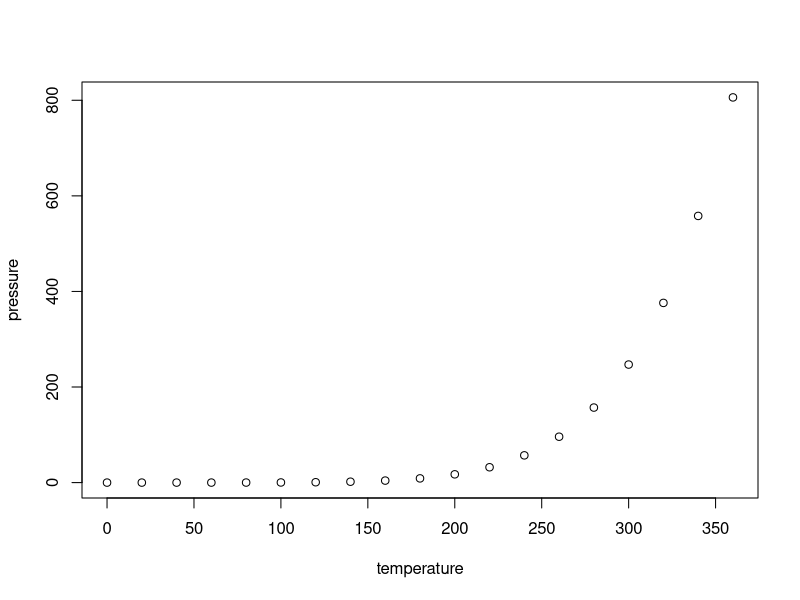
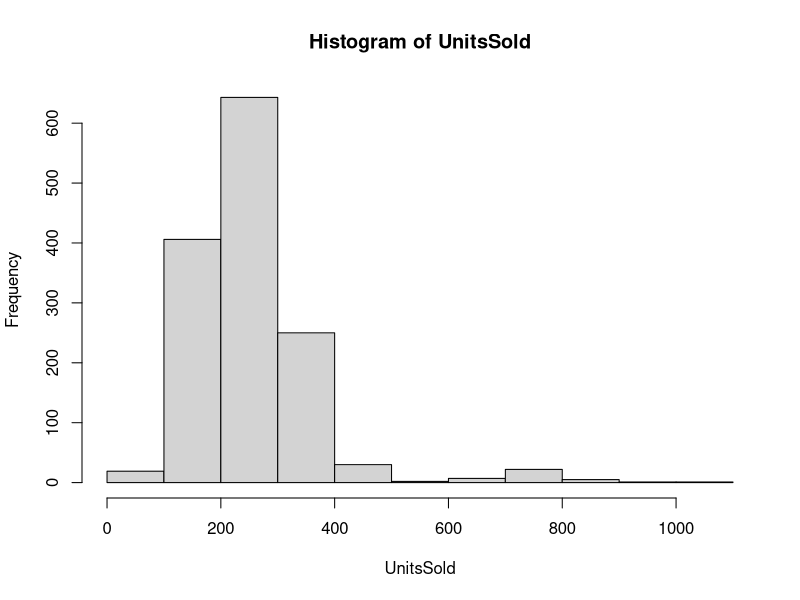
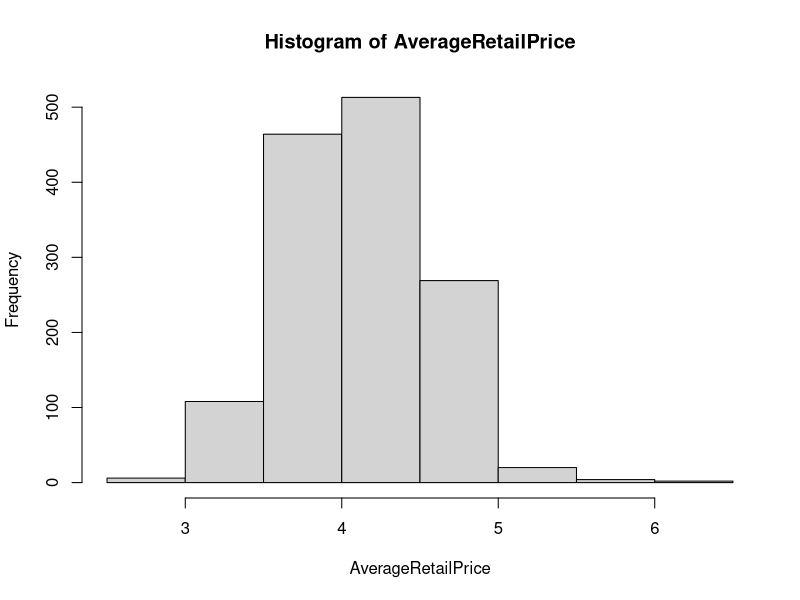
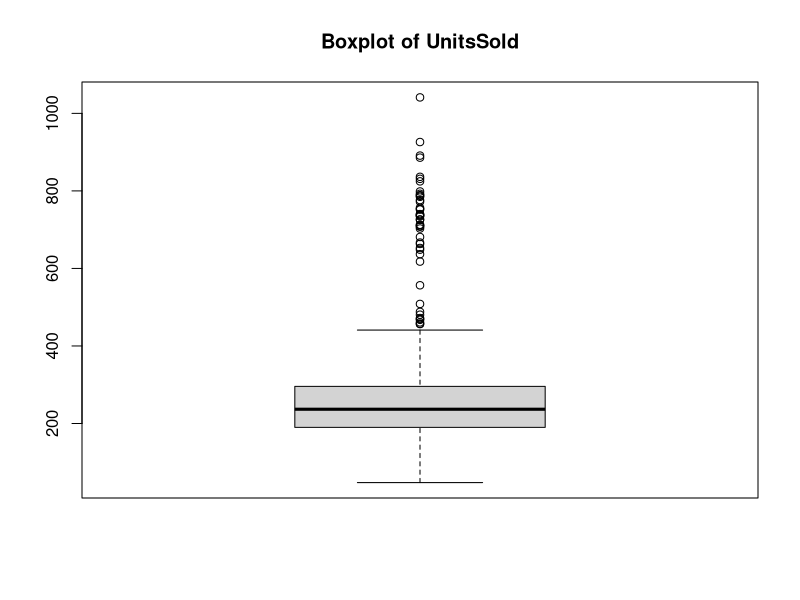
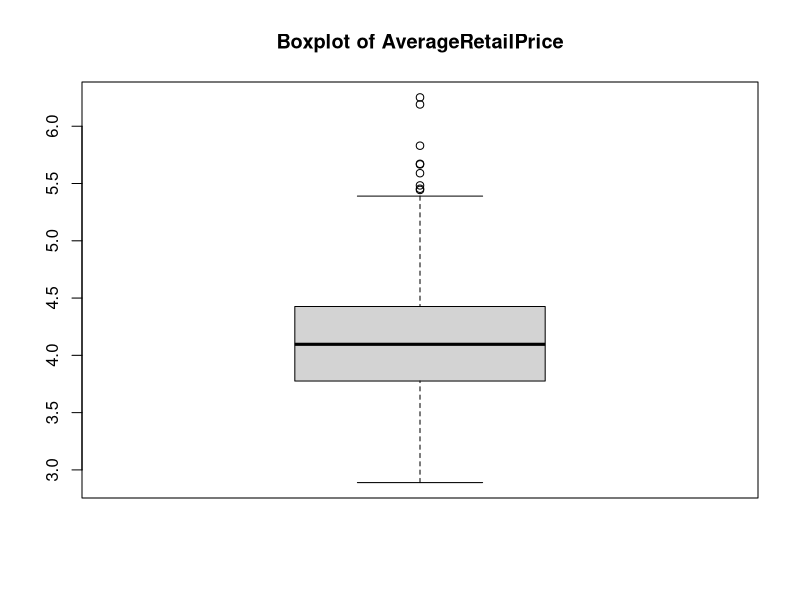
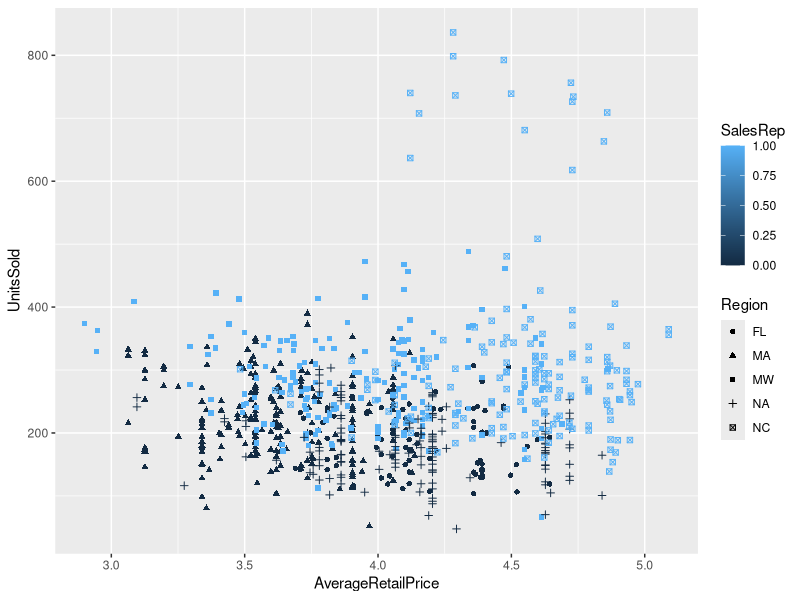
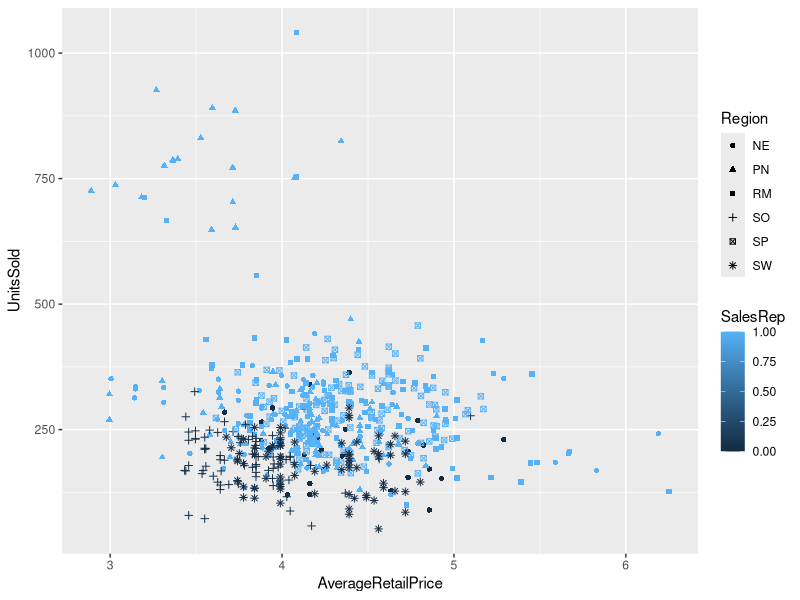
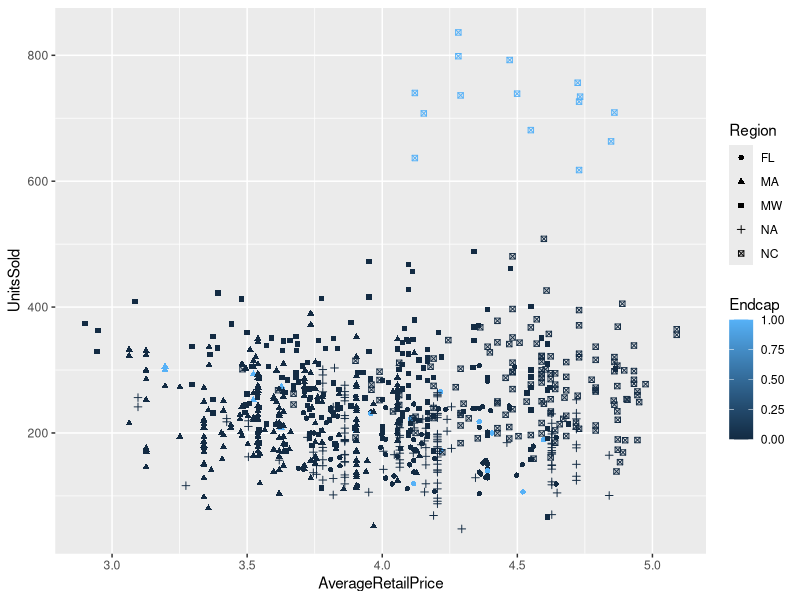

These figures' R source, in order:
## ---- chunk 1
knitr::opts_chunk$set(echo = TRUE)
## ---- chunk 2
summary(cars)
## ---- chunk 3
plot(pressure)
## ---- chunk 4
library("ggplot2")

GoodBelly <- read.table("GoodBelly_data.csv",  quote = "", header=TRUE, sep=",") 
GoodBelly <- data.frame(GoodBelly)

# a. descriptive statistics , Exploratory Data Analysis (EDA)
## 1. Summarizing data
attach(GoodBelly)

hist(UnitsSold)
hist(AverageRetailPrice)
boxplot(UnitsSold, main="Boxplot of UnitsSold")
boxplot(AverageRetailPrice, main="Boxplot of AverageRetailPrice")

region_factor <- Region
region_factor <- factor(Region)
region_factor <- as.numeric(region_factor)
region_factor[is.na(region_factor)] <- 8
# for (i in 0:length(GoodBelly[["Region"]]))
#   GoodBelly[["Region"]][i] <- as.character(region_factor[i])

GoodBelly[["Region"]][is.na(GoodBelly[["Region"]])] <- "NA"
Region[is.na(Region)] <- "NA"


GBPlot <- ggplot(GoodBelly[1:781, ], aes(AverageRetailPrice, UnitsSold, shape = Region, colour = SalesRep)) + geom_point() 
print(GBPlot)

GBPlot_2 <- ggplot(GoodBelly[782:1386, ], aes(AverageRetailPrice, UnitsSold, shape = Region, colour = SalesRep)) + geom_point() 
print(GBPlot_2)

GBPlot_3 <- ggplot(GoodBelly[1:781, ], aes(AverageRetailPrice, UnitsSold, shape = Region, colour = Endcap)) + geom_point() 
print(GBPlot_3)

GBPlot_4 <- ggplot(GoodBelly[782:1386, ], aes(AverageRetailPrice, UnitsSold, shape = Region, colour = Endcap)) + geom_point() 
print(GBPlot_4)

GBPlot_5 <- ggplot(GoodBelly[1:781, ], aes(AverageRetailPrice, UnitsSold, shape = Region, colour = Demo+Demo1.3+Demo4.5)) + geom_point() 
print(GBPlot_5)

GBPlot_6 <- ggplot(GoodBelly[782:1386, ], aes(AverageRetailPrice, UnitsSold, shape = Region, colour = Demo+Demo1.3+Demo4.5)) + geom_point() 
print(GBPlot_6)

## ---- chunk 5

lm_sales_pro <- lm(UnitsSold ~ Endcap)
summary(lm_sales_pro)

lm_sales_demo <- lm(UnitsSold ~ Demo+Demo1.3+Demo4.5)
summary(lm_sales_demo)


lm_sales_price <- lm(UnitsSold ~ AverageRetailPrice)
summary(lm_sales_price)

lm_sales_region_1 <- lm(UnitsSold ~ Region)
summary(lm_sales_region_1)


print(ggplot(GoodBelly, aes(AverageRetailPrice, UnitsSold))) + geom_point()

print(ggplot(GoodBelly, aes(Date, UnitsSold, colour=Region))) + geom_point()

## ---- chunk 6
lm_sales_all <- lm(UnitsSold ~ Region+AverageRetailPrice+SalesRep+Endcap+Demo+Demo1.3+Demo4.5+Natural+Fitness)
summary(lm_sales_all)

lm_sales_less <- lm(UnitsSold ~ Region+AverageRetailPrice+SalesRep+Endcap+Demo+Demo1.3+Demo4.5)
summary(lm_sales_less)

anova(lm_sales_less, lm_sales_all)

